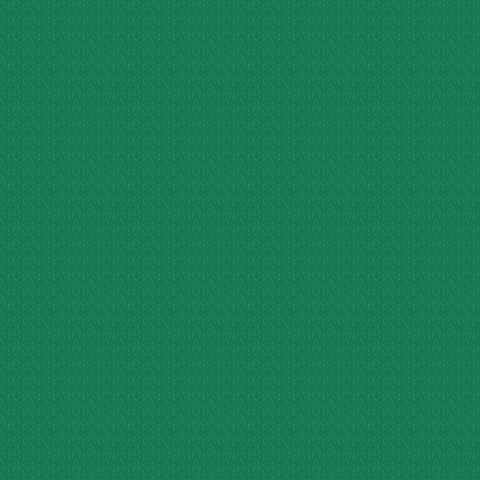

Tiled map render using the project's own tile images. Description and the whole map definition, tile-layer contents included, below:
An orthogonal 32x32 tile map with 15x15 px tiles, 1 tile layer (Layer1).

<map version="1.5" tiledversion="1.7.0" orientation="orthogonal" renderorder="right-down" width="32" height="32" tilewidth="15" tileheight="15" infinite="0" nextlayerid="4" nextobjectid="1">
 <editorsettings>
  <chunksize width="15" height="15" />
 </editorsettings>
 <tileset firstgid="1" source="top-down-forest-tileset.tsx" />
 <layer id="1" name="Layer1" width="32" height="32">
  <data encoding="csv">
63,63,63,63,63,63,63,63,63,63,63,63,63,63,63,63,63,63,63,63,63,63,63,63,63,63,63,63,63,63,63,63,
63,63,63,63,63,63,63,63,63,63,63,63,63,63,63,63,63,63,63,63,63,63,63,63,63,63,63,63,63,63,63,63,
63,63,63,63,63,63,63,63,63,63,63,63,63,63,63,63,63,63,63,63,63,63,63,63,63,63,63,63,63,63,63,63,
63,63,63,63,63,63,63,63,63,63,63,63,63,63,63,63,63,63,63,63,63,63,63,63,63,63,63,63,63,63,63,63,
63,63,63,63,63,63,63,63,63,63,63,63,63,63,63,63,63,63,63,63,63,63,63,63,63,63,63,63,63,63,63,63,
63,63,63,63,63,63,63,63,63,63,63,63,63,63,63,63,63,63,63,63,63,63,63,63,63,63,63,63,63,63,63,63,
63,63,63,63,63,63,63,63,63,63,63,63,63,63,63,63,63,63,63,63,63,63,63,63,63,63,63,63,63,63,63,63,
63,63,63,63,63,63,63,63,63,63,63,63,63,63,63,63,63,63,63,63,63,63,63,63,63,63,63,63,63,63,63,63,
63,63,63,63,63,63,63,63,63,63,63,63,63,63,63,63,63,63,63,63,63,63,63,63,63,63,63,63,63,63,63,63,
63,63,63,63,63,63,63,63,63,63,63,63,63,63,63,63,63,63,63,63,63,63,63,63,63,63,63,63,63,63,63,63,
63,63,63,63,63,63,63,63,63,63,63,63,63,63,63,63,63,63,63,63,63,63,63,63,63,63,63,63,63,63,63,63,
63,63,63,63,63,63,63,63,63,63,63,63,63,63,63,63,63,63,63,63,63,63,63,63,63,63,63,63,63,63,63,63,
63,63,63,63,63,63,63,63,63,63,63,63,63,63,63,63,63,63,63,63,63,63,63,63,63,63,63,63,63,63,63,63,
63,63,63,63,63,63,63,63,63,63,63,63,63,63,63,63,63,63,63,63,63,63,63,63,63,63,63,63,63,63,63,63,
63,63,63,63,63,63,63,63,63,63,63,63,63,63,63,63,63,63,63,63,63,63,63,63,63,63,63,63,63,63,63,63,
63,63,63,63,63,63,63,63,63,63,63,63,63,63,63,63,63,63,63,63,63,63,63,63,63,63,63,63,63,63,63,63,
63,63,63,63,63,63,63,63,63,63,63,63,63,63,63,63,63,63,63,63,63,63,63,63,63,63,63,63,63,63,63,63,
63,63,63,63,63,63,63,63,63,63,63,63,63,63,63,63,63,63,63,63,63,63,63,63,63,63,63,63,63,63,63,63,
63,63,63,63,63,63,63,63,63,63,63,63,63,63,63,63,63,63,63,63,63,63,63,63,63,63,63,63,63,63,63,63,
63,63,63,63,63,63,63,63,63,63,63,63,63,63,63,63,63,63,63,63,63,63,63,63,63,63,63,63,63,63,63,63,
63,63,63,63,63,63,63,63,63,63,63,63,63,63,63,63,63,63,63,63,63,63,63,63,63,63,63,63,63,63,63,63,
63,63,63,63,63,63,63,63,63,63,63,63,63,63,63,63,63,63,63,63,63,63,63,63,63,63,63,63,63,63,63,63,
63,63,63,63,63,63,63,63,63,63,63,63,63,63,63,63,63,63,63,63,63,63,63,63,63,63,63,63,63,63,63,63,
63,63,63,63,63,63,63,63,63,63,63,63,63,63,63,63,63,63,63,63,63,63,63,63,63,63,63,63,63,63,63,63,
63,63,63,63,63,63,63,63,63,63,63,63,63,63,63,63,63,63,63,63,63,63,63,63,63,63,63,63,63,63,63,63,
63,63,63,63,63,63,63,63,63,63,63,63,63,63,63,63,63,63,63,63,63,63,63,63,63,63,63,63,63,63,63,63,
63,63,63,63,63,63,63,63,63,63,63,63,63,63,63,63,63,63,63,63,63,63,63,63,63,63,63,63,63,63,63,63,
63,63,63,63,63,63,63,63,63,63,63,63,63,63,63,63,63,63,63,63,63,63,63,63,63,63,63,63,63,63,63,63,
63,63,63,63,63,63,63,63,63,63,63,63,63,63,63,63,63,63,63,63,63,63,63,63,63,63,63,63,63,63,63,63,
63,63,63,63,63,63,63,63,63,63,63,63,63,63,63,63,63,63,63,63,63,63,63,63,63,63,63,63,63,63,63,63,
63,63,63,63,63,63,63,63,63,63,63,63,63,63,63,63,63,63,63,63,63,63,63,63,63,63,63,63,63,63,63,63,
63,63,63,63,63,63,63,63,63,63,63,63,63,63,63,63,63,63,63,63,63,63,63,63,63,63,63,63,63,63,63,63
</data>
 </layer>
</map>
